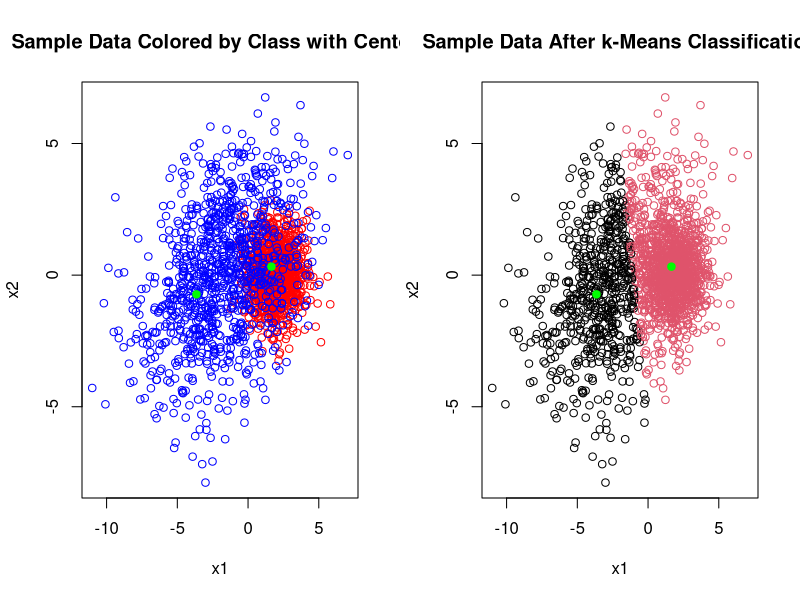
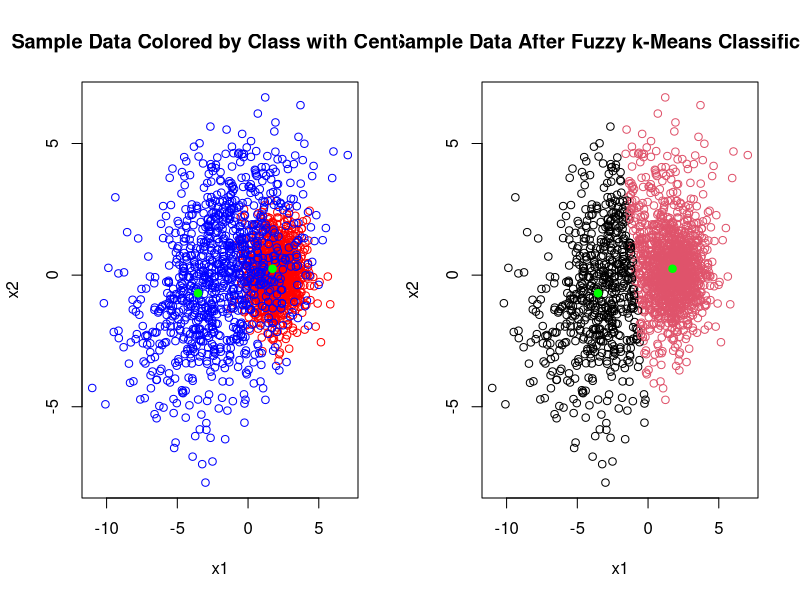
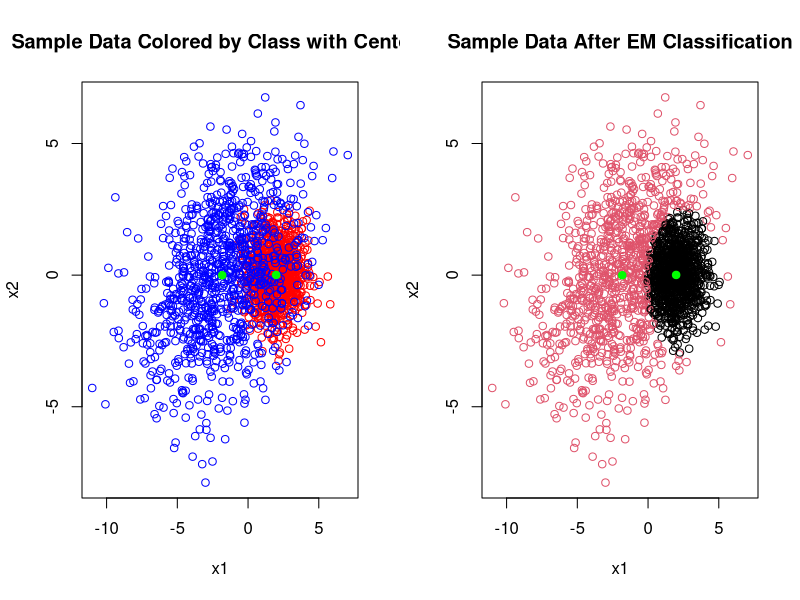

The R source for these figures, in order:
# Load libraries
library(mvtnorm); library(mclust); library(e1071)

# Initialize variables
mu_1 <- matrix(c(2,0), nrow=2)
mu_2 <- matrix(c(-2,0), nrow=2)
sigma_1 <- matrix(c(1, 0, 0, 1), nrow=2)
P <- (1 / 2) * matrix(c(sqrt(3), 1, -1, sqrt(3)), ncol=2)
D <- matrix(c(9, 0, 0, 4), nrow=2)
sigma_2 <- P %*% D %*% t(P)

set.seed(1) # Generate sample data
n <- 1e3
sample_1 <- rmvnorm(n = n, mean = mu_1, sigma = sigma_1)
sample_2 <- rmvnorm(n = n, mean = mu_2, sigma = sigma_2)
sample_data <- rbind(sample_1, sample_2)

# k-means
par(mfrow = c(1,2))
k_mean_clustering <- kmeans(x = sample_data, centers = 2)
plot(x = sample_data[,1], y = sample_data[,2],
     col = c(rep('red', 1e3), rep('blue', 1e3)),
     main = 'Sample Data Colored by Class with Centers',
     xlab = 'x1', ylab = 'x2')
points(k_mean_clustering$centers, col = 'green', pch = 19)

plot(x = sample_data[,1], y = sample_data[,2], 
     col=k_mean_clustering$cluster,
     main = 'Sample Data After k-Means Classification',
     xlab = 'x1', ylab = 'x2')
points(k_mean_clustering$centers, col = 'green', pch = 19)

# Error rate 0.1975
sum(k_mean_clustering$cluster != c(rep(1, 1e3), rep(2, 1e3))) / 2e3

# fuzzy k-means
fuzzy_k_mean_clustering <- cmeans(x = sample_data, centers = 2)
plot(x = sample_data[,1], y = sample_data[,2],
     col = c(rep('red', 1e3), rep('blue', 1e3)),
     main = 'Sample Data Colored by Class with Centers',
     xlab = 'x1', ylab = 'x2')
points(fuzzy_k_mean_clustering$centers, col = 'green', pch = 19)

plot(x = sample_data[,1], y = sample_data[,2],
     col=fuzzy_k_mean_clustering$cluster,
     main = 'Sample Data After Fuzzy k-Means Classification',
     xlab = 'x1', ylab = 'x2')
points(fuzzy_k_mean_clustering$centers, col = 'green', pch = 19)

# Error rate 0.193
sum(fuzzy_k_mean_clustering$cluster != c(rep(1, 1e3), rep(2, 1e3))) / 2e3

# EM
em_clustering = Mclust(data = sample_data, G = 2)
plot(x = sample_data[,1], y = sample_data[,2],
     col = c(rep('red', 1e3), rep('blue', 1e3)),
     main = 'Sample Data Colored by Class with Centers',
     xlab = 'x1', ylab = 'x2')
points(t(em_clustering$parameters$mean), col = 'green', pch = 19)
plot(x = sample_data[,1], y = sample_data[,2],
     col=em_clustering$classification,
     main = 'Sample Data After EM Classification',
     xlab = 'x1', ylab = 'x2')
points(t(em_clustering$parameters$mean), col = 'green', pch = 19)

# Error rate 0.1005
sum(em_clustering$classification != c(rep(1, 1e3), rep(2, 1e3))) / 2e3

# Center comparison
round(k_mean_clustering$centers, 4)
round(fuzzy_k_mean_clustering$centers, 4)
round(t(em_clustering$parameters$mean), 4)
